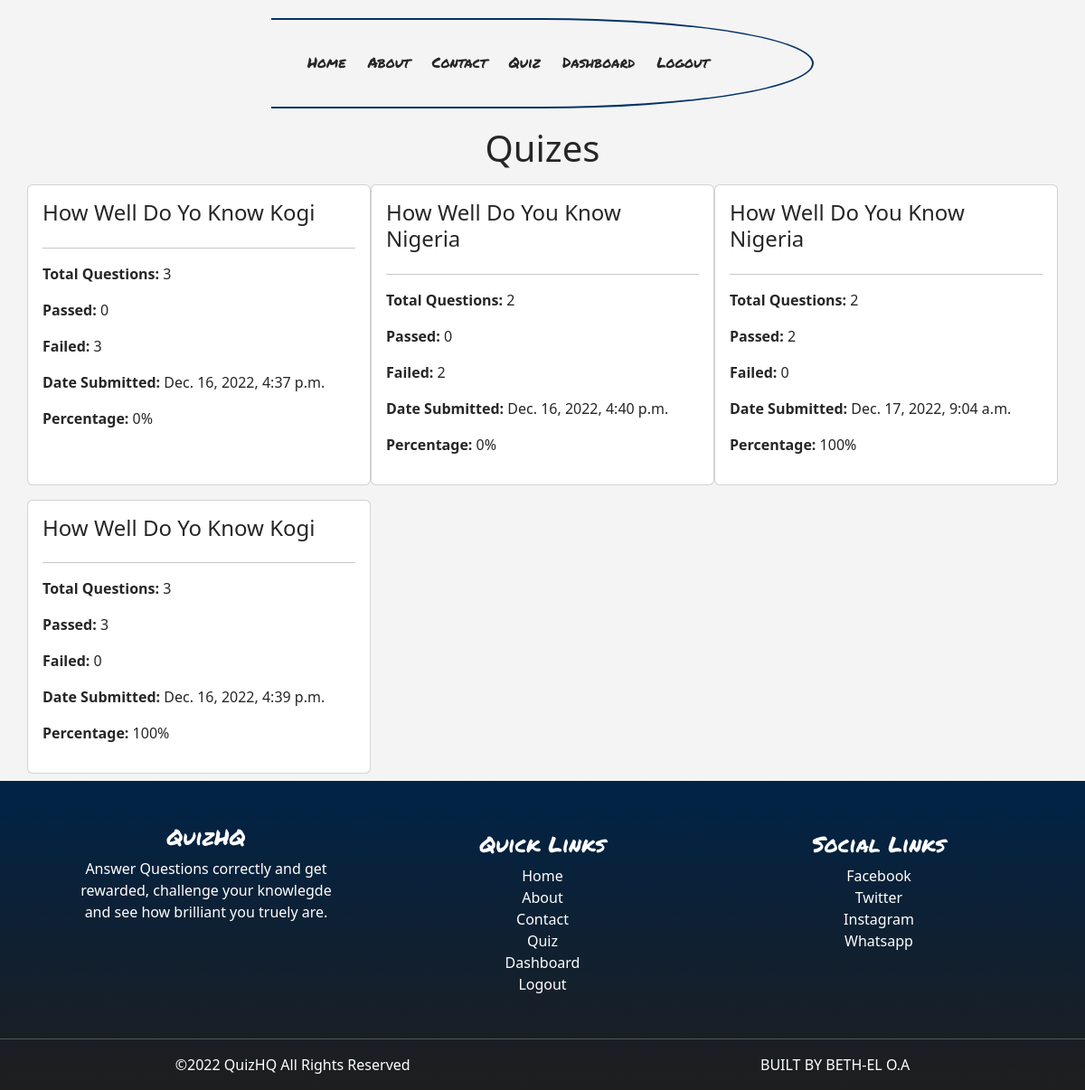
Page /results/ (signed in) on the committed database.
### eduone/models.py (models this page shows, shortened)
class Score(models.Model):
    user = models.ForeignKey(User, on_delete=models.CASCADE)
    quiz = models.ForeignKey(Quiz, on_delete=models.CASCADE)
    questions = models.IntegerField()
    passed = models.IntegerField()
    failed = models.IntegerField()
    time_in = models.DateTimeField(auto_now_add=True)
    @property
    def get_percentage(self):
        return math.floor((self.passed / self.questions) * 100)
    class Meta:
        ordering = ['passed']

class Quiz(models.Model):
    author = models.ForeignKey(User, on_delete=models.DO_NOTHING)
    title = models.CharField(max_length=225)
    duration = models.IntegerField()
    prize = models.CharField(max_length=225)
    fee = models.IntegerField()
    active = models.BooleanField(default=False)

### eduone/views.py (the view)
# urls.py: path('results/', views.score, name='results'),
def score(request):
    scores = Score.objects.filter(user=request.user)
    context = {'scores':scores}
    return render(request, 'scores.html', context)

### templates/scores.html
{% extends 'base.html' %}
{% load static %}
{% block content %}
<div class="container">
    <h1 class="text-center">Quizes</h1>
    <div class="row">
{% for res in scores %}
<div class="col-md-4 card p-3 mr-4 ml-2 mt-2 mb-2">
    <h4>{{ res.quiz.title }}</h4>
    <hr>
    <p><b>Total Questions:</b> {{ res.questions}}</p>
    <p><b>Passed:</b>  {{res.passed}}</p>
    <p><b>Failed:</b> {{res.failed}}</p>
    <p><b>Date Submitted:</b> {{res.time_in}}</p>
    <p><b>Percentage:</b> {{res.get_percentage}}%</p>
</div>
{% endfor %}
    </div>
</div>
{% endblock content %}

### static/css/base.css (style rules this page uses)
:root { --blue: #003366; --grey: #f4f4f4; --dark: #272525; --white: #fff }
body { background-color: var(--grey); color: var(--dark); overflow-x: hidden; }

### rows in the picture
Score: quiz "How Well Do Yo Know Kogi", questions "3", passed "0", failed "3", time_in "Dec. 16, 2022, 4:37 p.m.", get_percentage "0"
Score: quiz "How Well Do You Know Nigeria", questions "2", passed "0", failed "2", time_in "Dec. 16, 2022, 4:40 p.m.", get_percentage "0"
Score: quiz "How Well Do You Know Nigeria", questions "2", passed "2", failed "0", time_in "Dec. 17, 2022, 9:04 a.m.", get_percentage "100"
Score: quiz "How Well Do Yo Know Kogi", questions "3", passed "3", failed "0", time_in "Dec. 16, 2022, 4:39 p.m.", get_percentage "100"
